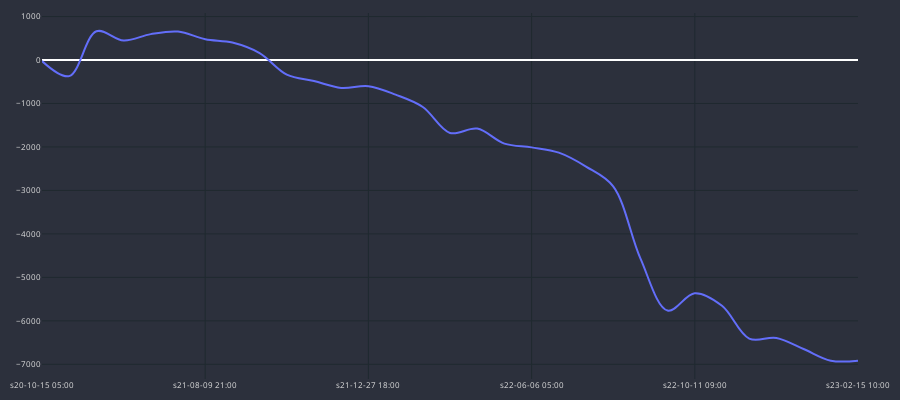

The code cell stored with this chart in its notebook:
### Code cell
cp.show_plot(line_traces=['GAIN_C'])

### Figure 1 — Plotly figure (JSON) as saved in the notebook; plotly's stock layout.template omitted (floating-point values rounded to 4 significant figures)
{"data": [{"line": {"shape": "spline", "width": 2}, "name": "GAIN_C", "type": "scatter", "x": ["s20-10-15 05:00", "s20-11-03 10:00", "s20-11-11 02:00", "s21-04-15 13:00", "s21-05-04 21:00", "s21-06-21 21:00", "s21-08-09 21:00", "s21-08-18 21:00", "s21-09-09 17:00", "s21-09-20 17:00", "s21-10-11 13:00", "s21-11-11 02:00", "s21-12-27 18:00", "s22-01-30 22:00", "s22-02-09 10:00", "s22-03-01 06:00", "s22-03-22 13:00", "s22-05-05 09:00", "s22-06-06 05:00", "s22-07-08 09:00", "s22-07-25 13:00", "s22-08-01 01:00", "s22-09-07 21:00", "s22-09-25 21:00", "s22-10-11 09:00", "s22-11-15 22:00", "s22-12-14 18:00", "s22-12-21 02:00", "s23-01-31 06:00", "s23-02-08 06:00", "s23-02-15 10:00"], "y": [-25.1, -370.8, 660.2, 449.9, 595.1, 654.7, 478.3, 400.6, 158.0, -337.0, -483.8, -641.4, -603.0, -797.6, -1081.0, -1678.0, -1578.0, -1924.0, -2010.0, -2131.0, -2451.0, -2905.0, -4564.0, -5764.0, -5366.0, -5654.0, -6408.0, -6396.0, -6649.0, -6917.0, -6917.0]}], "layout": {"font": {"color": "#e1e1e1", "size": 8}, "height": 400, "margin": {"b": 10, "l": 10, "r": 10, "t": 10}, "paper_bgcolor": "#2c303c", "plot_bgcolor": "#2c303c", "width": 900, "xaxis": {"gridcolor": "#1f292f", "nticks": 5, "rangeslider": {"visible": false}}, "yaxis": {"gridcolor": "#1f292f"}}}
